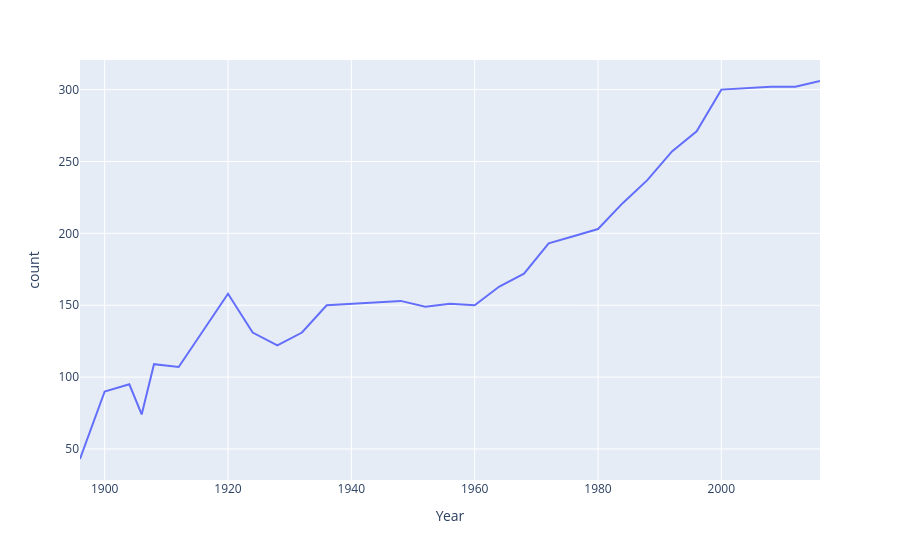

Source (notebook cell):
### Markdown cell above
# EVENT PER COUNT

### Code cell
fig= px.line(events_over_time,x='Year',y='count')
fig.show()

### Figure 1 — Plotly figure (JSON) as saved in the notebook; plotly's stock layout.template omitted (floating-point values rounded to 4 significant figures)
{"data": [{"hovertemplate": "Year=%{x}<br>count=%{y}<extra></extra>", "legendgroup": "", "line": {"color": "#636efa", "dash": "solid"}, "marker": {"symbol": "circle"}, "mode": "lines", "name": "", "orientation": "v", "showlegend": false, "type": "scatter", "x": [1896, 1900, 1904, 1906, 1908, 1912, 1920, 1924, 1928, 1932, 1936, 1948, 1952, 1956, 1960, 1964, 1968, 1972, 1976, 1980, 1984, 1988, 1992, 1996, 2000, 2004, 2008, 2012, 2016], "xaxis": "x", "y": [43, 90, 95, 74, 109, 107, 158, 131, 122, 131, 150, 153, 149, 151, 150, 163, 172, 193, 198, 203, 221, 237, 257, 271, 300, 301, 302, 302, 306], "yaxis": "y"}], "layout": {"legend": {"tracegroupgap": 0}, "margin": {"t": 60}, "xaxis": {"anchor": "y", "domain": [0, 1], "title": {"text": "Year"}}, "yaxis": {"anchor": "x", "domain": [0, 1], "title": {"text": "count"}}}}
